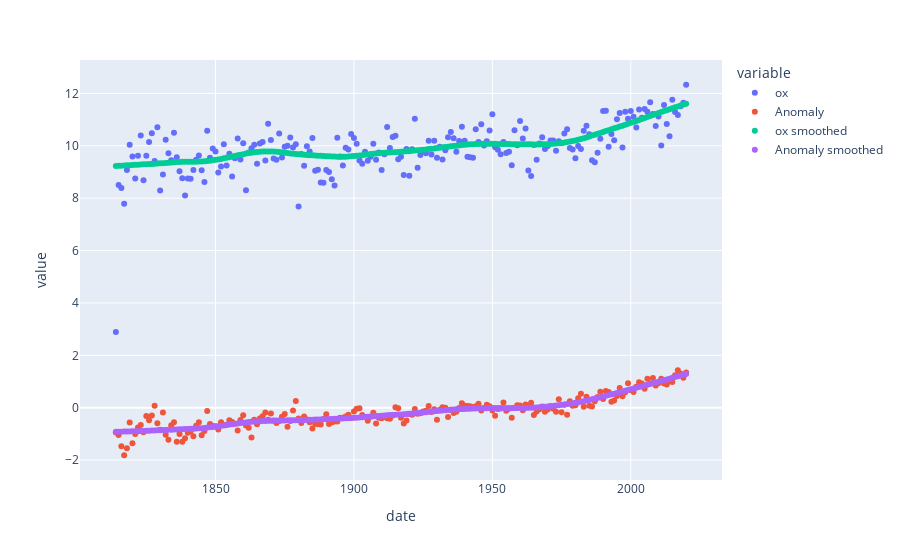

Notebook code cell kept with this figure:
### Code cell
# s: 1.19k, n=0.1k, snr=11.3
# # s: 1.73k, n=0.54k, snr=3.2

# visualize data, not fitting

px.scatter(
        #x=ox_lowess[:, 0], 
        #x=ox_stack_global_1Y.index,
        #y=[ox_lowess[:, 1], ox_stack_global_1Y['ox']],
        #y=[ox_stack_global_1Y['ox'],  ox_stack_global_1Y['Anomaly'] ]
        #trendline='ols'

        ox_stack_global_1Y,
        y=['ox', 'Anomaly', 'ox smoothed', 'Anomaly smoothed']
    )

### Figure 1 — Plotly figure (JSON) as saved in the notebook; plotly's stock layout.template omitted (floating-point values rounded to 4 significant figures; data arrays with more than 128 entries replaced by an {"elided": "..."} marker saying what was removed)
{"data": [{"hovertemplate": "variable=ox<br>date=%{x}<br>value=%{y}<extra></extra>", "legendgroup": "ox", "marker": {"color": "#636efa", "symbol": "circle"}, "mode": "markers", "name": "ox", "orientation": "v", "showlegend": true, "type": "scatter", "x": {"elided": "207 str values"}, "xaxis": "x", "y": {"elided": "207 float values"}, "yaxis": "y"}, {"hovertemplate": "variable=Anomaly<br>date=%{x}<br>value=%{y}<extra></extra>", "legendgroup": "Anomaly", "marker": {"color": "#EF553B", "symbol": "circle"}, "mode": "markers", "name": "Anomaly", "orientation": "v", "showlegend": true, "type": "scatter", "x": {"elided": "207 str values"}, "xaxis": "x", "y": {"elided": "207 float values"}, "yaxis": "y"}, {"hovertemplate": "variable=ox smoothed<br>date=%{x}<br>value=%{y}<extra></extra>", "legendgroup": "ox smoothed", "marker": {"color": "#00cc96", "symbol": "circle"}, "mode": "markers", "name": "ox smoothed", "orientation": "v", "showlegend": true, "type": "scatter", "x": {"elided": "207 str values"}, "xaxis": "x", "y": {"elided": "207 float values"}, "yaxis": "y"}, {"hovertemplate": "variable=Anomaly smoothed<br>date=%{x}<br>value=%{y}<extra></extra>", "legendgroup": "Anomaly smoothed", "marker": {"color": "#ab63fa", "symbol": "circle"}, "mode": "markers", "name": "Anomaly smoothed", "orientation": "v", "showlegend": true, "type": "scatter", "x": {"elided": "207 str values"}, "xaxis": "x", "y": {"elided": "207 float values"}, "yaxis": "y"}], "layout": {"legend": {"title": {"text": "variable"}, "tracegroupgap": 0}, "margin": {"t": 60}, "xaxis": {"anchor": "y", "domain": [0, 1], "title": {"text": "date"}}, "yaxis": {"anchor": "x", "domain": [0, 1], "title": {"text": "value"}}}}
